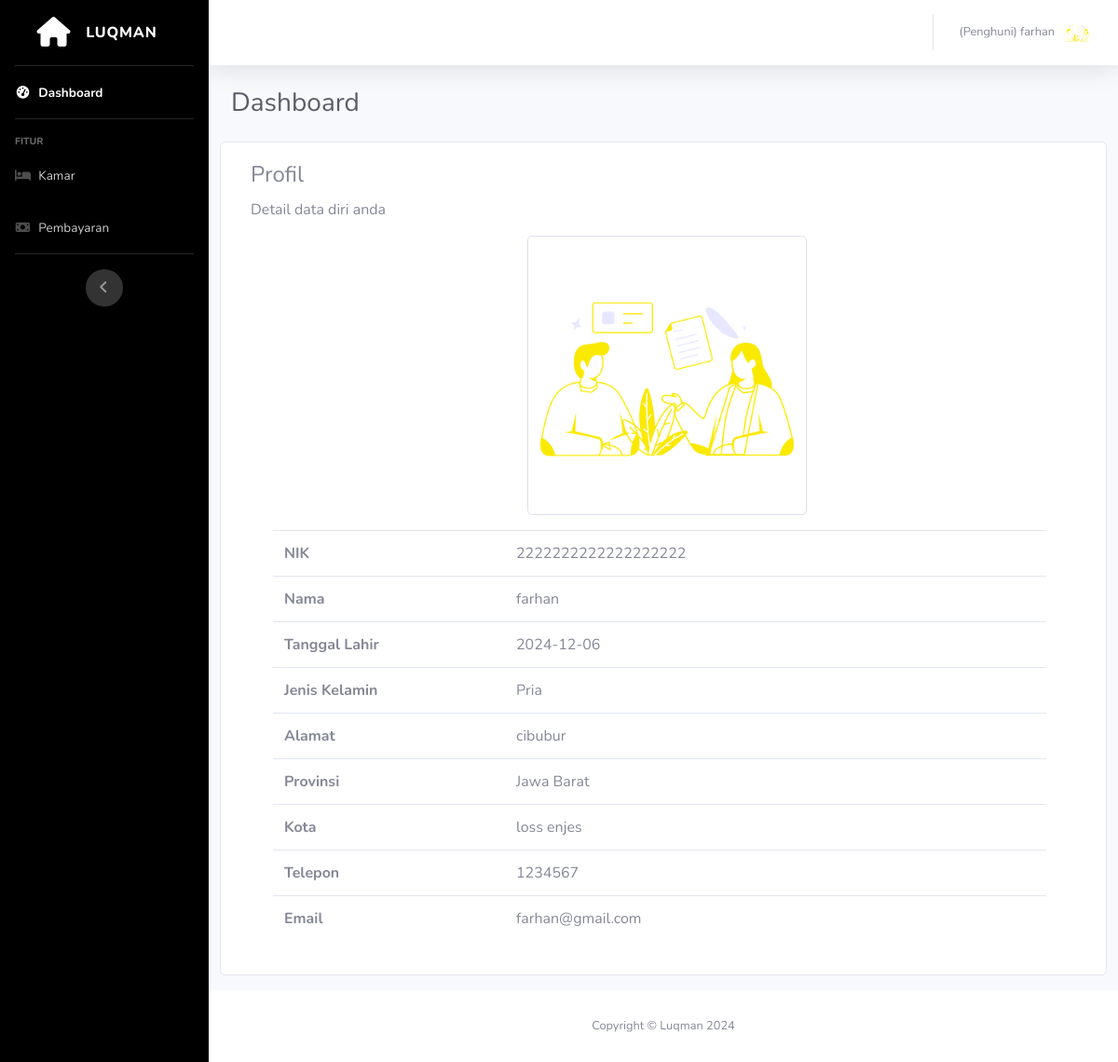
The app's page /app/penghuni/penghuni-dashboard.php (signed in) with its own data.
### tables this page shows
CREATE TABLE `pengguna` (
  `id_pengguna` int(11) NOT NULL,
  `nama_pengguna` varchar(255) NOT NULL,
  `alamat_pengguna` varchar(255) DEFAULT NULL,
  `provinsi_pengguna` varchar(255) DEFAULT NULL,
  `kota_pengguna` varchar(255) DEFAULT NULL,
  `telepon_pengguna` varchar(255) NOT NULL,
  `email_pengguna` varchar(255) NOT NULL,
  `kelamin_pengguna` enum('Pria','Wanita') DEFAULT NULL,
  `tanggal_lahir_pengguna` date DEFAULT NULL,
  `no_ktp_pengguna` varchar(255) DEFAULT NULL,
  `password` varchar(255) NOT NULL,
  `id_akses` int(1) NOT NULL,
  `foto_pengguna` varchar(255) DEFAULT NULL
);

### app/penghuni/penghuni-dashboard.php (the view, shortened to what this page needs)
<?php
include '../../actions/koneksi.php';
?>
<!DOCTYPE html>
<html lang="en">
<head>
  <link href="../../vendor/fontawesome-free/css/all.min.css" rel="stylesheet" type="text/css">
  <link href="../../css/sb-admin-1.min.css" rel="stylesheet">
</head>
<body id="page-top">
  <div id="wrapper">
    <ul class="navbar-nav bg-gradient-primary sidebar sidebar-dark accordion" id="accordionSidebar">
      <a class="sidebar-brand d-flex align-items-center justify-content-center" href="index.php">
        <div class="sidebar-brand-icon">
          <i class="fas fa-home"></i>
        </div>
        <div class="sidebar-brand-text mx-3">Luqman</div>
      </a>
      <hr class="sidebar-divider my-0">
      <li class="nav-item active">
        <a class="nav-link" href="penghuni-dashboard.php">
          <i class="fas fa-fw fa-tachometer-alt"></i>
          <span>Dashboard</span></a>
      </li>
      <hr class="sidebar-divider">
      <div class="sidebar-heading">
        Fitur
      </div>
      <li class="nav-item">
        <a class="nav-link" href="penghuni-kamar.php">
          <i class="fas fa-fw fa-bed"></i>
          <span>Kamar</span></a>
      </li>
      <li class="nav-item">
        <a class="nav-link" href="penghuni-pembayaran.php">
          <i class="fas fa-fw fa-money-bill"></i>
          <span>Pembayaran</span></a>
      </li>
      <hr class="sidebar-divider d-none d-md-block">
      <div class="text-center d-none d-md-inline">
        <button class="rounded-circle border-0" id="sidebarToggle"></button>
      </div>
    </ul>
    <div id="content-wrapper" class="d-flex flex-column">
      <div id="content">
        <nav class="navbar navbar-expand navbar-light bg-white topbar mb-4 static-top shadow">
          <ul class="navbar-nav ml-auto">
            <li class="nav-item dropdown no-arrow">
              <a class="nav-link dropdown-toggle" href="#" id="userDropdown" role="button" data-toggle="dropdown"
                aria-haspopup="true" aria-expanded="false">
                <span
                  class="mr-2 d-none d-lg-inline text-gray-600 small"><?php echo '('.($_SESSION['nama_akses']).') '.($_SESSION['akun_nama']);  ?></span>
                <?php
                $id = $_SESSION['akun_id'];
                $query = "SELECT * FROM pengguna WHERE id_pengguna = $id";
                $result = mysqli_query($conn, $query);
                while ($data = mysqli_fetch_array($result)) {
                  if ($data['foto_pengguna'] == NULL){
                ?>
                <img class="img-profile rounded-circle" src="../../img/none.png">
                <?php } else { ?>
                <img class="img-profile rounded-circle" src="../../img/<?php print_r($data['foto_pengguna']);  ?>">
                <?php
                    }
                  }
                ?>
              </a>
            </li>
          </ul>
        </nav>
        <div class="container-fluid">
          <div class="d-sm-flex align-items-center justify-content-between mb-4">
            <h1 class="h3 mb-0 text-gray-800">Dashboard</h1><br>
          </div>
          <div class="row">
            <div class="card col-12 mb-3">
              <div class="card-body">
                <h4 class="card-title">Profil</h4>
                <p class="card-text">Detail data diri anda</p>
                <?php
                  include '../../actions/koneksi.php';
                  if(isset($_SESSION['akun_id'])){
                      $id_pengguna = $_SESSION['akun_id'];
                      $query = "SELECT * FROM pengguna WHERE id_pengguna = $id_pengguna";
                      $result = mysqli_query($conn, $query);
                      while ($data = mysqli_fetch_array($result)) {
                ?>
                <div class="container-fluid pr-3">
                  <img src="../../img/<?php
                  if ($data['foto_pengguna'] == NULL) {
                      echo 'none.png';
                  } else {
                      echo $data['foto_pengguna'];
                  }
                  ?>" alt="<?php echo $data['nama_pengguna']; ?>" class="img-thumbnail mx-auto d-block mb-3 rounded"
                    width="300px">
                  <div class="table-respomsive pr-3">
                    <table class="table">
                      <tbody>
                        <tr>
                          <td class="font-weight-bold" width="30%">NIK</td>
                          <td><?php
                          if($data['no_ktp_pengguna'] == NULL){
                            echo '<span class="font-italic">Belum Dilengkapi</span>';
                          }else{
                            echo $data['no_ktp_pengguna'];
                          } ?>
                          </td>
                        </tr>
                        <tr>
                          <td class="font-weight-bold" width="30%">Nama</td>
                          <td><?php echo $data['nama_pengguna']; ?></td>
                        </tr>
                        <tr>
                          <td class="font-weight-bold" width="30%">Tanggal Lahir</td>
                          <td><?php
                          if($data['tanggal_lahir_pengguna'] == '0000-00-00'){
                            echo '<span class="font-italic">Belum Dilengkapi</span>';
                          }else{
                            echo $data['tanggal_lahir_pengguna'];
                          } ?></td>
                        </tr>
                        <tr>
                          <td class="font-weight-bold" width="30%">Jenis Kelamin</td>
                          <td><?php
                          if($data['kelamin_pengguna'] == NULL){
                            echo '<span class="font-italic">Belum Dilengkapi</span>';
                          }else{
                            echo $data['kelamin_pengguna'];
                          } ?></td>
                        </tr>
                        <tr>
                          <td class="font-weight-bold" width="30%">Alamat</td>
                          <td><?php
                          if($data['alamat_pengguna'] == NULL){
                            echo '<span class="font-italic">Belum Dilengkapi</span>';
                          }else{
                            echo $data['alamat_pengguna'];
                          } ?></td>
                        </tr>
                        <tr>
                          <td class="font-weight-bold" width="30%">Provinsi</td>
                          <td><?php
                          if($data['provinsi_pengguna'] == NULL){
                            echo '<span class="font-italic">Belum Dilengkapi</span>';
                          }else{
                            echo $data['provinsi_pengguna'];
                          } ?></td>
                        </tr>
                        <tr>
                          <td class="font-weight-bold" width="30%">Kota</td>
                          <td><?php
                          if($data['kota_pengguna'] == NULL){
                            echo '<span class="font-italic">Belum Dilengkapi</span>';
                          }else{
                            echo $data['kota_pengguna'];
                          } ?></td>
                        </tr>
                        <tr>
                          <td class="font-weight-bold" width="30%">Telepon</td>
                          <td><?php echo $data['telepon_pengguna']; ?></td>
                        </tr>
                        <tr>
                          <td class="font-weight-bold" width="30%">Email</td>
                          <td><?php echo $data['email_pengguna']; ?></td>
                        </tr>
                      </tbody>
                    </table>
                  </div>
                </div>
                <?php
                    }
                  }
                ?>
              </div>
            </div>
          </div>
        </div>
      </div>
      <footer class="sticky-footer bg-white">
        <div class="container my-auto">
          <div class="copyright text-center my-auto">
            <span>Copyright &copy; Luqman 2024</span>
          </div>
        </div>
      </footer>
    </div>
  </div>
</body>
</html>

### records on screen
pengguna: foto_pengguna (picture), no_ktp_pengguna "2222222222222222222", nama_pengguna "farhan", tanggal_lahir_pengguna "2024-12-06", kelamin_pengguna "Pria", alamat_pengguna "cibubur", provinsi_pengguna "Jawa Barat", kota_pengguna "loss enjes", telepon_pengguna "1234567", email_pengguna "farhan@gmail.com"

### other values on screen
$_SESSION['nama_akses'] "Penghuni"
$_SESSION['akun_nama'] "farhan"
